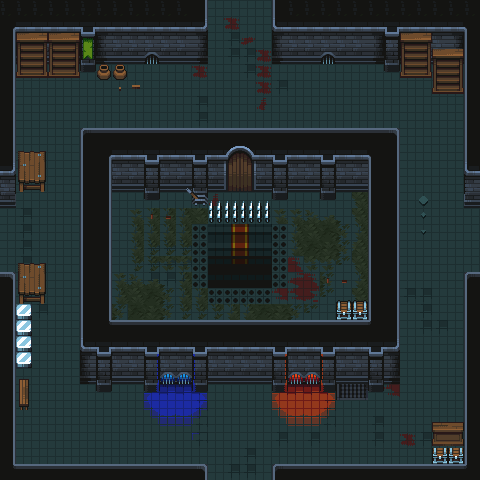

A level layout from a 2D game, rendered from its tile map. Below: a short description, then the map file with its tile-grid data intact:
An orthogonal 30x30 tile map with 16x16 px tiles, 3 tile layers (floor, wall, object), 2 tilesets.

<map version="1.10" tiledversion="1.10.1" orientation="orthogonal" renderorder="right-down" width="30" height="30" tilewidth="16" tileheight="16" infinite="0" nextlayerid="4" nextobjectid="1">
 <tileset firstgid="1" source="Tiles.tsx" />
 <tileset firstgid="626" source="Props.tsx" />
 <layer id="1" name="floor" width="30" height="30">
  <data encoding="csv">
211,211,211,211,211,211,211,211,211,211,211,211,31,31,31,31,31,211,211,211,211,211,211,211,211,211,211,211,211,211,
31,31,31,31,31,31,31,31,31,31,31,31,31,31,333,31,31,31,31,31,31,31,31,31,31,31,31,31,31,31,
31,31,31,31,31,31,31,31,31,31,31,31,31,31,81,285,31,31,31,31,31,31,31,31,31,31,31,31,31,31,
31,31,31,31,31,31,31,31,31,31,31,31,31,31,81,81,333,31,31,31,31,31,31,31,31,31,31,31,31,31,
31,31,31,31,31,31,31,31,31,31,31,31,333,31,31,81,333,31,31,31,31,31,31,31,31,31,31,31,31,31,
31,31,31,31,31,31,31,31,31,31,31,31,31,31,31,31,333,81,31,31,31,31,31,31,31,31,31,31,31,31,
31,31,31,31,31,31,31,31,31,31,31,31,81,31,31,31,286,31,31,31,31,31,31,31,31,31,31,31,31,31,
31,31,31,31,31,31,31,31,31,31,31,31,81,31,31,31,31,31,31,31,31,31,31,31,31,31,31,31,31,31,
31,31,31,31,31,31,31,31,31,31,31,31,81,31,31,31,31,31,31,31,31,31,31,31,31,31,31,31,31,31,
31,31,31,31,31,31,31,31,31,31,31,31,81,31,31,31,31,31,31,31,31,31,31,31,31,31,31,31,31,31,
31,31,31,31,31,31,31,31,31,31,31,31,81,31,31,31,31,31,31,31,31,31,31,31,31,31,31,31,31,31,
31,31,31,31,31,31,31,31,31,31,31,31,31,286,31,286,31,31,31,31,31,31,31,31,31,31,31,31,31,31,
31,31,31,31,31,31,31,31,31,31,31,31,31,31,31,31,31,31,31,31,31,31,31,31,31,31,31,31,31,31,
31,81,31,31,31,31,31,31,31,31,31,31,31,31,31,31,31,31,31,31,31,31,31,31,31,31,31,31,31,31,
31,81,31,31,31,31,31,31,31,31,31,31,31,31,31,31,31,31,31,31,286,31,31,31,31,31,31,31,31,31,
31,81,31,31,31,31,31,31,31,81,81,81,81,81,31,31,31,31,31,31,31,31,31,31,31,31,31,31,31,31,
31,81,31,31,31,31,31,31,31,81,81,81,81,31,31,31,31,31,31,31,31,31,31,31,31,31,31,31,31,31,
31,81,31,31,31,31,31,31,31,81,81,81,31,31,31,31,31,31,31,31,31,31,31,31,31,31,31,31,31,31,
31,81,31,31,31,31,31,31,31,81,31,31,31,31,31,31,31,31,31,31,31,31,31,31,31,81,81,31,31,31,
31,81,81,31,31,31,31,31,31,31,31,31,31,31,31,31,31,31,31,31,31,31,31,31,31,31,81,31,31,31,
31,31,31,31,31,31,31,31,31,31,81,81,81,31,31,31,31,31,31,31,31,31,31,31,31,31,81,81,31,31,
31,31,31,31,31,31,31,31,31,81,81,81,81,81,31,31,31,31,31,31,31,31,31,31,31,31,31,31,31,31,
31,31,31,31,31,31,31,31,31,81,81,81,81,81,31,31,31,31,31,31,31,31,31,31,31,31,31,31,31,31,
31,31,31,31,31,31,31,31,31,31,81,81,81,31,31,31,31,31,31,31,31,258,259,333,309,310,31,31,31,31,
31,31,31,31,31,31,31,31,31,479,480,480,481,31,31,31,31,476,477,477,478,283,284,31,334,335,31,31,31,31,
31,31,31,31,31,31,31,31,31,504,505,505,506,31,31,31,31,501,502,502,503,31,31,31,31,31,31,31,31,31,
31,31,31,31,31,31,31,31,31,529,530,530,531,31,31,31,31,526,527,527,528,31,31,81,31,31,31,31,31,31,
31,31,31,31,31,31,31,31,31,31,31,31,531,31,31,31,31,81,31,81,31,31,31,81,31,333,81,31,31,31,
31,31,31,31,31,31,31,31,31,31,31,31,31,31,31,81,31,31,31,31,31,31,31,31,31,31,31,31,31,31,
31,31,31,31,31,31,31,31,31,31,31,31,31,31,81,81,31,31,31,31,31,31,31,31,31,31,31,31,31,31
</data>
 </layer>
 <layer id="2" name="wall" width="30" height="30">
  <data encoding="csv">
0,0,0,0,0,0,0,0,0,0,0,0,129,0,0,0,0,130,0,0,0,0,0,0,0,0,0,0,0,0,
104,1,2,2,3,4,1,2,3,1,2,3,103,0,0,0,0,101,1,2,3,1,2,3,4,1,2,3,3,105,
129,26,27,27,28,29,26,27,27,27,27,27,28,0,0,0,0,26,27,27,27,27,27,28,29,26,27,27,28,130,
129,51,52,52,53,54,51,52,52,152,52,52,53,0,0,0,0,51,52,52,152,52,52,53,54,51,52,52,53,130,
129,0,0,0,0,79,0,0,0,0,0,0,0,0,0,0,0,0,0,0,0,0,0,0,79,0,0,0,0,130,
129,0,0,0,0,0,0,0,0,0,0,0,0,0,0,0,0,0,0,0,0,0,0,0,0,0,0,0,0,130,
129,0,0,0,0,0,0,0,0,0,0,0,0,0,0,0,0,0,0,0,0,0,0,0,0,0,0,0,0,130,
129,0,0,0,0,0,0,0,0,0,0,0,0,0,0,0,0,0,0,0,0,0,0,0,0,0,0,0,0,130,
129,0,0,0,0,76,77,77,77,77,77,77,77,77,77,77,77,77,77,77,77,77,77,77,78,0,0,0,0,130,
129,0,0,0,0,130,104,2,2,4,2,2,4,2,176,177,2,4,2,2,4,2,2,105,129,0,0,0,0,130,
103,0,0,0,0,130,129,27,27,29,27,27,29,27,201,202,27,29,27,27,29,27,27,130,129,0,0,0,0,101,
128,0,0,0,0,130,129,52,52,54,52,52,54,52,226,227,52,54,52,52,54,52,52,130,129,0,0,0,0,126,
153,0,0,0,0,130,129,31,31,79,31,31,79,286,31,31,31,79,31,31,79,31,113,130,129,0,0,0,0,151,
0,0,0,0,0,130,129,31,11,36,36,36,37,38,39,39,11,11,11,12,13,14,113,130,129,0,0,0,0,0,
0,0,0,0,0,130,129,31,36,61,61,61,62,206,156,157,207,11,36,37,38,39,138,130,129,0,0,0,0,0,
0,0,0,31,0,130,129,31,61,86,86,86,87,206,156,157,207,310,61,62,63,64,163,130,129,0,0,0,0,0,
0,0,0,0,0,130,129,31,86,86,87,88,89,231,181,182,232,309,310,87,88,89,113,130,129,0,0,0,0,0,
78,0,0,0,0,130,129,11,12,13,14,36,86,231,231,231,232,309,309,310,64,31,138,130,129,0,0,0,0,76,
129,0,0,0,0,130,129,36,37,38,39,61,61,61,36,36,37,334,334,335,89,31,113,130,129,0,0,0,0,130,
129,0,0,0,0,130,129,136,62,63,64,86,86,86,61,61,62,63,64,89,31,31,138,130,129,0,0,0,0,130,
129,0,0,0,0,130,154,77,77,77,77,77,77,77,77,77,77,77,77,77,77,77,77,155,129,0,0,0,0,130,
129,0,0,0,0,101,4,2,3,355,102,102,354,2,3,1,102,352,102,2,351,1,102,4,103,0,0,0,0,130,
129,0,0,0,0,26,29,27,27,380,127,127,379,27,27,27,127,377,127,27,376,27,127,29,28,0,0,0,0,130,
129,0,0,0,0,51,54,52,52,405,455,455,404,52,52,52,52,402,452,452,401,52,52,54,53,31,31,0,0,130,
129,0,0,0,0,0,79,0,0,430,0,0,429,0,0,0,0,427,0,0,426,0,0,79,0,31,31,0,0,130,
129,0,0,0,0,0,0,0,0,0,0,0,0,0,0,0,0,0,0,0,0,0,0,0,0,0,0,0,0,130,
129,0,0,0,0,0,0,0,0,0,0,0,0,0,0,0,0,0,0,0,0,0,0,0,0,0,0,0,0,130,
129,0,0,0,0,0,0,0,0,0,0,0,0,0,0,0,0,0,0,0,0,0,0,0,0,0,0,0,0,130,
129,0,0,0,0,0,0,0,0,0,0,0,0,0,0,0,0,0,0,0,0,0,0,0,0,0,0,0,0,130,
154,77,77,77,77,77,77,77,77,77,77,77,78,0,0,0,0,76,77,77,77,77,77,77,77,77,77,77,77,155
</data>
 </layer>
 <layer id="3" name="object" width="30" height="30">
  <data encoding="csv">
0,0,0,0,0,0,0,0,0,0,0,0,0,0,0,0,0,0,0,0,0,0,0,0,0,0,0,0,0,0,
0,0,0,0,0,0,0,0,0,0,0,0,0,0,0,0,0,0,0,0,0,0,0,0,0,0,0,0,0,0,
0,686,687,686,687,928,0,0,0,0,0,0,0,0,0,0,0,0,0,0,0,0,0,0,0,686,687,0,0,0,
0,711,712,711,712,953,628,628,0,0,0,0,0,0,0,0,0,0,0,0,0,0,0,0,0,711,712,686,687,0,
0,736,737,736,737,0,653,653,0,0,0,0,0,0,0,0,0,0,0,0,0,0,0,0,0,736,737,711,712,0,
0,0,0,0,0,0,0,760,734,0,0,0,0,0,0,0,0,0,0,0,0,0,0,0,0,0,0,736,737,0,
0,0,0,0,0,0,0,0,0,0,0,0,0,0,0,0,0,0,0,0,0,0,0,0,0,0,0,0,0,0,
0,0,0,0,0,0,0,0,0,0,0,0,0,0,0,0,0,0,0,0,0,0,0,0,0,0,0,0,0,0,
0,0,0,0,0,0,0,0,0,0,0,0,0,0,0,0,0,0,0,0,0,0,0,0,0,0,0,0,0,0,
0,680,681,0,0,0,0,0,0,0,0,0,0,0,0,0,0,0,0,0,0,0,0,0,0,0,0,0,0,0,
0,705,706,0,0,0,0,0,0,0,0,0,0,0,0,0,0,0,0,0,0,0,0,0,0,0,0,0,0,0,
0,730,731,0,0,0,0,0,0,0,0,755,756,0,0,0,0,0,0,0,0,0,0,0,0,0,0,0,0,0,
0,0,0,0,0,0,0,0,0,0,0,780,781,180,180,180,180,0,0,0,0,0,0,0,0,0,858,0,0,0,
0,0,0,0,0,0,0,0,0,813,814,0,0,205,205,205,205,0,0,0,0,0,0,0,0,0,883,0,0,0,
0,0,0,0,0,0,0,0,0,0,0,0,255,0,0,0,0,255,0,0,0,0,0,0,0,0,908,0,0,0,
0,0,0,0,0,0,0,0,0,0,0,0,255,0,0,0,0,255,0,0,0,0,0,0,0,0,0,0,0,0,
0,680,681,0,0,0,0,0,0,0,0,0,255,0,0,0,0,255,0,0,0,0,0,0,0,0,0,0,0,0,
0,705,706,0,0,0,0,0,0,0,0,0,255,0,0,0,0,255,0,0,813,814,0,0,0,0,0,0,0,0,
0,730,731,0,0,0,0,0,0,0,0,0,0,255,255,255,255,0,0,0,0,930,930,0,0,0,0,0,0,0,
0,876,0,0,0,0,0,0,0,0,0,0,0,0,0,0,0,0,0,0,0,955,955,0,0,0,0,0,0,0,
0,876,0,0,0,0,0,0,0,0,0,0,0,0,0,0,0,0,0,0,0,0,0,0,0,0,0,0,0,0,
0,876,0,0,0,0,0,0,0,0,0,0,0,0,0,0,0,0,0,0,0,0,0,0,0,0,0,0,0,0,
0,876,0,0,0,0,0,0,0,0,0,0,0,0,0,0,0,0,0,0,0,0,0,0,0,0,0,0,0,0,
0,733,0,0,0,0,0,0,0,0,0,0,0,0,0,0,0,0,0,0,0,0,0,0,0,0,0,0,0,0,
0,758,0,0,0,0,0,0,0,0,0,0,0,0,0,0,0,0,0,0,0,0,0,0,0,0,0,0,0,0,
0,783,0,0,0,0,0,0,0,0,0,0,0,0,0,0,0,0,0,0,0,0,0,0,0,0,0,0,0,0,
0,0,0,0,0,0,0,0,0,0,0,0,0,0,0,0,0,0,0,0,0,0,0,0,0,0,0,884,886,0,
0,0,0,0,0,0,0,0,0,0,0,0,0,0,0,0,0,0,0,0,0,0,0,0,0,0,0,909,911,0,
0,0,0,0,0,0,0,0,0,0,0,0,0,0,0,0,0,0,0,0,0,0,0,0,0,0,0,955,955,0,
0,0,0,0,0,0,0,0,0,0,0,0,0,0,0,0,0,0,0,0,0,0,0,0,0,0,0,0,0,0
</data>
 </layer>
</map>
